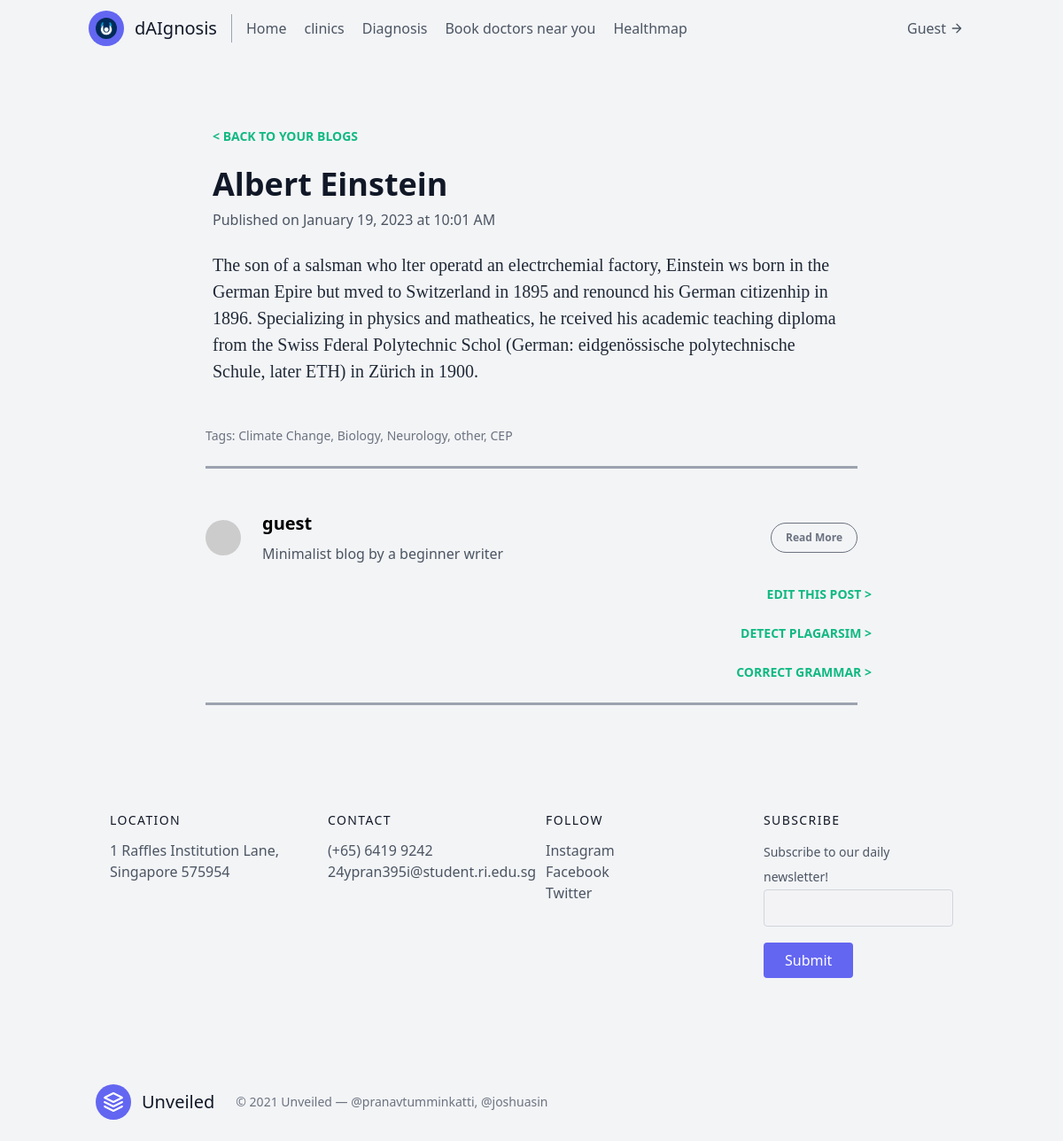
Page /display_personal_post/1 (signed in) on the committed database.
### BlogApp/models.py (models this page shows)
class Profile(db.Model):
  id = db.Column(db.Integer, primary_key = True, unique=True)
  name = db.Column(db.String(50), nullable=False)
  job = db.Column(db.String(100), nullable=False)
  location = db.Column(db.String(200), nullable=False)
  description = db.Column(db.String(500), nullable=False)
  img = db.Column(db.String, default='https://encrypted-tbn0.gstatic.com/images?q=tbn:ANd9GcTWQg6szKAeCYoFlmyOPfBn4BWqa8zc0gEuAw&usqp=CAU')
  fb = db.Column(db.String)
  ig = db.Column(db.String)
  tw = db.Column(db.String)
  user_id = db.Column(db.Integer, db.ForeignKey("auth.id"), nullable=False)
  fixed = db.relationship("Fixed")
  other = db.relationship("Other")
  schedule_made = db.relationship("Schedule_Made")
  received_messages = db.relationship("Message",backref="re", foreign_keys="Message.recipient_id")
  sent_messages = db.relationship("Message",backref="se",foreign_keys="Message.sender_id")
  comments = db.relationship("Comment", backref = "commenter", lazy='dynamic')
  blogs = db.relationship("blog_data", backref = "author", lazy='dynamic')
  liked_blogs = db.relationship("liked_blog", secondary="like_blog", backref=db.backref("likers", lazy = "dynamic"))
  disliked_blogs = db.relationship("disliked_blog", secondary="dislike_blog", backref=db.backref("dislikers", lazy = "dynamic"))

class blog_data(db.Model):
  id = db.Column(db.Integer, primary_key = True, unique=True)
  category = db.Column(db.String(50), nullable=False)
  title = db.Column(db.String(100), nullable=False)
  content = db.Column(db.Text(), nullable=False)
  synopsis = db.Column(db.String(), nullable=False)
  date_created = db.Column(db.DateTime, default=datetime.now(), nullable=False)
  img = db.Column(db.String(),nullable=False,default="https://source.unsplash.com/collection/1346951/1000x500?sig={}".format(random.randint(1,51)))
  featured = db.Column(db.Boolean(), nullable=False, default=False)
  views = db.Column(db.Integer, default=0, nullable=False)
  profile_id = db.Column(db.Integer, db.ForeignKey("profile.id"), nullable=False)
  tags = db.relationship("Tag", secondary="tag_blog", backref=db.backref("blogs", lazy = "dynamic"))
  comments = db.relationship("Comment", backref = "blog", lazy='dynamic')

class Tag(db.Model):
  id = db.Column(db.Integer, primary_key = True)
  name = db.Column(db.String(256))
  blog_id = db.Column(db.Integer, db.ForeignKey("blog_data.id"))

### BlogApp/views/blog.py (the view)
@blog.route("/display_personal_post/<id>", methods=['GET', 'POST'])
@login_required
def display_personal_post(id):
    id = str(id)
    post_data = Profile.query.filter_by(id=current_user.id).first().blogs.filter_by(id=id).first()
    if post_data is None:
        flash("No blog with that ID belongs to you! Please check your URL and try again!", 'red')
        return redirect(url_for('profile.personal_blogs'))
    else:
        return render_template('blog/display_personal_post.html', post=post_data)

### BlogApp/models.py (called while the page is built)
@login.user_loader  #gets all the user data from the User table and loads into the UserMixin class to be used anywhere in the application
def load_user(user_id):
    return Auth.query.get(int(user_id))

### BlogApp/templates/blog/display_personal_post.html (shortened to what this page needs)
{% extends "base.html" %}
{% from "_formhelpers.html" import blog_render_field %}
{% block body %}
<body class="bg-gray-100 font-sans leading-normal tracking-normal">
    <div class="container w-full md:max-w-3xl mx-auto pt-20">
        <div class="w-full px-4 md:px-6 text-xl text-gray-800 leading-normal" style="font-family:Georgia,serif;">
            <div class="font-sans">
                <p class="text-base md:text-sm text-green-500 font-bold text-left">&lt; <a href="/personal_blogs" class="text-base md:text-sm text-green-500 font-bold no-underline hover:underline">BACK TO YOUR BLOGS</a></p>
                <h1 class="font-bold font-sans break-normal text-gray-900 pt-6 pb-2 text-3xl md:text-4xl">{{ post.title }}</h1>
                <p class="text-sm md:text-base font-normal text-gray-600">Published on {{ post.date_created.strftime("%B %d, %Y at %H:%M %p") }}</p>
            </div>
            <p class="py-6 whitespace-pre-wrap">{{ post.content }}</p>
        </div>
        <div class="text-base md:text-sm text-gray-500 px-4 py-6">
            Tags:
            {% for tag in post.tags %}
                {% if loop.index != loop.length %}
                {{tag.name}},
                {% else %}
                {{tag.name}}
                {% endif %}
            {% endfor %}
        </div>
        <hr class="border-b-2 border-gray-400 mb-6 mx-4">
        <div class="flex w-full items-center font-sans px-4 py-6">
            <img class="w-10 h-10 rounded-full mr-4" src="http://i.pravatar.cc/300" alt="Avatar of Author">
            <div class="flex-1 px-2">
                <p class="text-base font-bold text-base md:text-xl leading-none mb-2">{{ post.author.name }}</p>
                <p class="text-gray-600 text-xs md:text-base">Minimalist blog by a beginner writer</p>
            </div>
            <div class="justify-end">
                <button onclick="window.location.href='/dashboard'" class="bg-transparent border border-gray-500 hover:border-green-500 text-xs text-gray-500 hover:text-green-500 font-bold py-2 px-4 rounded-full">Read More</button>
            </div>
        </div>
        <p class="text-base md:text-sm text-green-500 font-bold mb-6 text-right"><a href="/edit_post/{{ post.id }}" class="text-base md:text-sm text-green-500 font-bold no-underline hover:underline">EDIT THIS POST</a> &gt;</p>
        <p class="text-base md:text-sm text-green-500 font-bold mb-6 text-right"><a target='_blank' href="/plag_check/{{ post.id }}" class="text-base md:text-sm text-green-500 font-bold no-underline hover:underline">DETECT PLAGARSIM</a> &gt;</p>
        <p class="text-base md:text-sm text-green-500 font-bold mb-6 text-right"><a target='_blank' href="/gc_df/{{ post.id }}" class="text-base md:text-sm text-green-500 font-bold no-underline hover:underline">CORRECT GRAMMAR</a> &gt;</p>
        <hr class="border-b-2 border-gray-400 mb-6 mx-4">
    </div>
</body>
{% endblock %}

### BlogApp/templates/base.html (shortened to what this page needs)
<!DOCTYPE html>
<html lang='en-sg'>
<head>
  <link href="https://unpkg.com/tailwindcss@^2/dist/tailwind.min.css" rel="stylesheet">
</head>
<body>
    {% block header %}
    <header class="text-gray-600 body-font">
        <div class="container mx-auto flex flex-wrap p-3 flex-col md:flex-row items-center">
          <a class="flex title-font font-medium items-center text-gray-900 mb-4 md:mb-0">
            <img src="{{url_for('static', filename='Unveiled.jpg')}}" class="w-10 h-10 text-white p-2 bg-indigo-500 rounded-full"/>
            <span class="ml-3 text-xl">dAIgnosis</span>
          </a>
          <nav class="navbar md:mr-auto md:ml-4 md:py-1 md:pl-4 md:border-l md:border-gray-400	flex flex-wrap items-center text-base justify-center">
            <a href='/' class="mr-5 hover:text-gray-900">Home</a>
            <a href='/clinics' class="mr-5 hover:text-gray-900">clinics</a>
            {% if current_user.is_authenticated %}
              <a href='/diagnosis' class="mr-5 hover:text-gray-900">Diagnosis</a>
              <a href='/find_clinic' class="mr-5 hover:text-gray-900">Book doctors near you</a>
              <a href='/healthmap' class="mr-5 hover:text-gray-900">Healthmap</a>
            {% endif %}
          </nav>
          {% if current_user.is_authenticated %}
          <button onclick="window.location.href='/dashboard'" class="inline-flex items-center bg-gray-100 border-0 py-1 px-3 focus:outline-none hover:bg-gray-200 rounded text-base mt-4 md:mt-0">{{ current_user.profile.name|capitalize }}
            <svg fill="none" stroke="currentColor" stroke-linecap="round" stroke-linejoin="round" stroke-width="2" class="w-4 h-4 ml-1" viewBox="0 0 24 24">
              <path d="M5 12h14M12 5l7 7-7 7"></path>
            </svg>
          </button>
          {% endif %}
        </div>
      </header>
      {% endblock %}
      {% block body %}{% endblock %}
        {% block footer %}
        <footer class="text-gray-600 body-font">
        <div class="container px-5 py-24 mx-auto">
          <div class="flex flex-wrap md:text-left text-center order-first">
            <div class="lg:w-1/4 md:w-1/2 w-full px-4">
                <h2 class="title-font font-medium text-gray-900 tracking-widest text-sm mb-3">LOCATION</h2>
                <nav class="list-none mb-10">
                    <a href='https://www.google.com.sg/maps/place/Raffles+Institution/@1.3466753,103.8412342,17z/data=!3m1!4b1!4m5!3m4!1s0x31da173fcd2fd3c7:0x8216edf9d591f42e!8m2!3d1.3466753!4d103.8434229' target="_blank" class="text-gray-600 hover:text-gray-800">1 Raffles Institution Lane, Singapore 575954</a>
                </nav>
            </div>
            <div class="lg:w-1/4 md:w-1/2 w-full px-4">
                <h2 class="title-font font-medium text-gray-900 tracking-widest text-sm mb-3">CONTACT</h2>
                <nav class="list-none mb-10">
                    <p class="text-gray-600 hover:text-gray-800">(+65) 6419 9242</p>
                    <p class="text-gray-600 hover:text-gray-800">24ypran395i@student.ri.edu.sg</p>
                </nav>
            </div>
            <div class="lg:w-1/4 md:w-1/2 w-full px-4">
                <h2 class="title-font font-medium text-gray-900 tracking-widest text-sm mb-3">FOLLOW</h2>
                <nav class="list-none mb-10">
                <li>
                    <a href='https://www.instagram.com'target="_blank" class="text-gray-600 hover:text-gray-800">Instagram</a>
                </li>
                <li>
                    <a href='https://www.facebook.com' target="_blank" class="text-gray-600 hover:text-gray-800">Facebook</a>
                </li>
                <li>
                    <a href='https://twitter.com' target="_blank" class="text-gray-600 hover:text-gray-800">Twitter</a>
                </li>
                </nav>
            </div>
            <div class="lg:w-1/4 md:w-1/2 w-full px-4">
              <h2 class="title-font font-medium text-gray-900 tracking-widest text-sm mb-3">SUBSCRIBE</h2>
              <div class="flex xl:flex-nowrap md:flex-nowrap lg:flex-wrap flex-wrap justify-center items-end md:justify-start">
                <form action="{{ url_for('general.ssr') }}" method="POST">
                  <div class="relative w-40 sm:w-auto xl:mr-4 lg:mr-0 sm:mr-4 mr-2 mb-2.5">
                    <label for="entry" class="leading-7 text-sm text-gray-600">Subscribe to our daily newsletter!</label>
                    <input type="email" id="email" name="entry" class="w-full bg-gray-100 bg-opacity-50 rounded border border-gray-300 focus:bg-transparent focus:ring-2 focus:ring-indigo-200 focus:border-indigo-500 text-base outline-none text-gray-700 py-1 px-3 leading-8 transition-colors duration-200 ease-in-out">
                  </div>
                  <button class="lg:mt-2 xl:mt-0 flex-shrink-0 inline-flex text-white bg-indigo-500 border-0 py-2 px-6 focus:outline-none hover:bg-indigo-600 rounded">Submit</button>
                </form>
              </div>
            </div>
          </div>
        </div>
        <div class="bg-gray-100">
            <div class="container px-5 py-6 mx-auto flex items-center sm:flex-row flex-col">
            <a class="flex title-font font-medium items-center md:justify-start justify-center text-gray-900">
                <svg xmlns="http://www.w3.org/2000/svg" fill="none" stroke="currentColor" stroke-linecap="round" stroke-linejoin="round" stroke-width="2" class="w-10 h-10 text-white p-2 bg-indigo-500 rounded-full" viewBox="0 0 24 24">
                <path d="M12 2L2 7l10 5 10-5-10-5zM2 17l10 5 10-5M2 12l10 5 10-5"></path>
                </svg>
                <span class="ml-3 text-xl">Unveiled</span>
            </a>
            <p class="text-sm text-gray-500 sm:ml-6 sm:mt-0 mt-4">© 2021 Unveiled — @pranavtumminkatti, @joshuasin</p>
            </div>
        </div>
        </footer>
        {% endblock %}
</body>
</html>

### BlogApp/templates/base.html (style rules this page uses)
.navbar a { float: left; font-size: 16px; text-align: center; text-decoration: none; }

### rows in the picture
Profile: profile.name "Guest", author.name "guest"
blog_data: title "Albert Einstein", date_created "January 19, 2023 at 10:01 AM", content "The son of a salsman who lter operatd an electrchemial factory, Einstein ws born in the German Epire but mved to Switzerland in 1895 and renouncd his German citizenhip in 1896. Specializing in physics and matheatics, he rceived his academic teaching diploma from the Swiss Fderal Polytechnic Schol (German: eidgenössische polytechnische Schule, later ETH) in Zürich in 1900."
Tag: name "Climate Change"
Tag: name "Biology"
Tag: name "Neurology"
Tag: name "other"
Tag: name "CEP"
